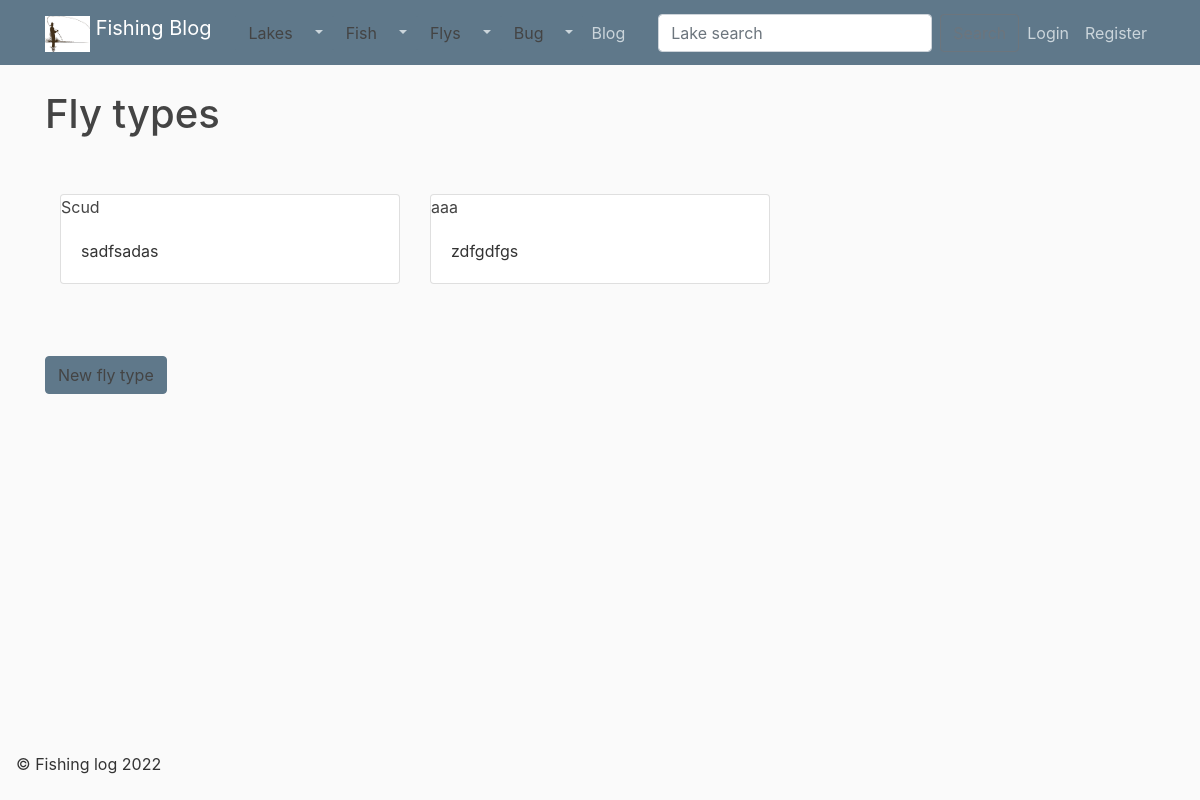
The page /fly_type/ on the database as committed earlier.
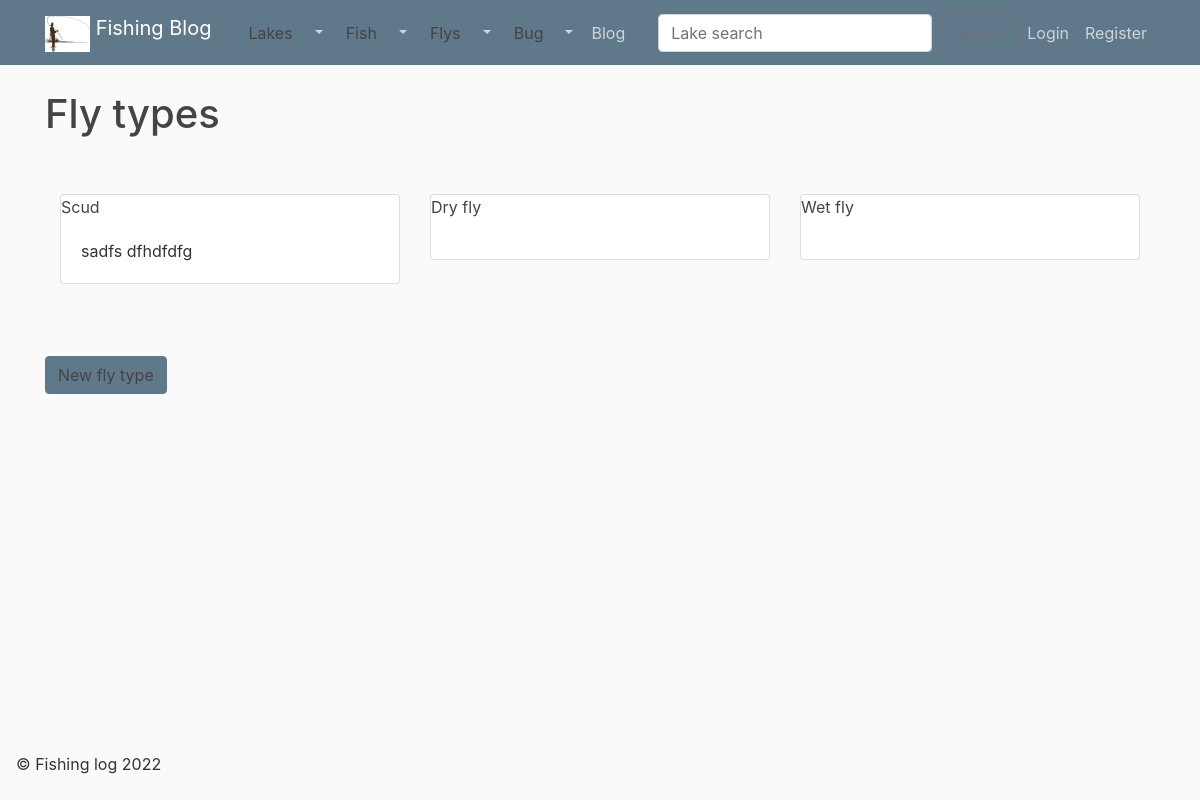
The same page on the database as committed later.
### catches/models.py (models this page shows, shortened)
class Fly_type(models.Model):
    name = models.CharField(max_length = 100)
    notes = models.TextField(blank=True)

### catches/views.py (the view)
class Fly_typeListView (ListView):
    model = Fly_type
    context_object_name = 'fly_types'
    paginate_by = 6

### catches/templates/catches/fly_type_list.html
{% extends "catches/base/base.html" %}
{% block content %}
<h1>Fly types</h1>
<div class="album py-5 ">
    <div class="container">
        <div class = "row">
            {% for type in fly_types %}
            <div class="col-md-4">
                <div class="card mb-4 box-shadow">
                    <a href="{% url 'fly_type_detail' type.id %}" class="card-link">{{ type.name}} </a>
                    <div class="card-body">
                        <p class="card-text">{{ type.notes }}</p>
                    </div>
                </div>
            </div>
            {% endfor %}
        </div>
    </div>
</div>
<div class="container">
    <div class = "row">
        <button type="button" class="btn btn-primary">
            <a href="{% url 'fly_type_create' %}">New fly type</a>
        </button>
    </div>
</div>
{% endblock content %}

Rows that differ between the two databases and show on the page:
removed Fly_type: name "aaa", notes "zdfgdfgs"
changed Fly_type "Scud": notes "sadfsadas" → "sadfs dfhdfdfg"
added Fly_type: name "Dry fly"
added Fly_type: name "Wet fly"
